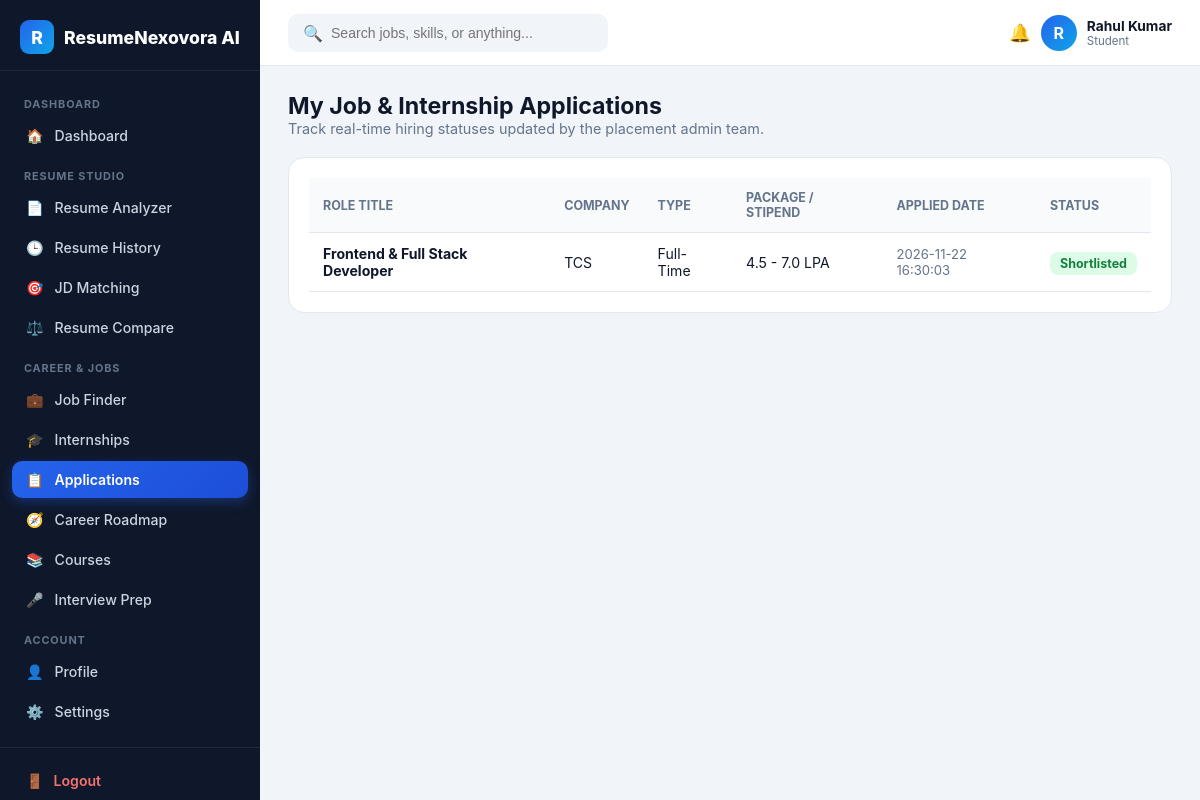
Screenshot of /student/applications (signed in) with the database file from the repository.
### tables this page shows
CREATE TABLE users (
        id INTEGER PRIMARY KEY AUTOINCREMENT,
        full_name TEXT NOT NULL,
        email TEXT UNIQUE NOT NULL,
        password_hash TEXT NOT NULL,
        role TEXT NOT NULL DEFAULT 'student',
        target_role TEXT DEFAULT 'Full Stack Developer',
        college TEXT DEFAULT 'St. Ann''s College of Engineering & Technology',
        status TEXT DEFAULT 'Active',
        created_at TIMESTAMP DEFAULT CURRENT_TIMESTAMP
    );

CREATE TABLE applications (
        id INTEGER PRIMARY KEY AUTOINCREMENT,
        user_id INTEGER NOT NULL,
        job_id INTEGER NOT NULL,
        status TEXT DEFAULT 'Applied',
        applied_at TIMESTAMP DEFAULT CURRENT_TIMESTAMP,
        UNIQUE(user_id, job_id),
        FOREIGN KEY (user_id) REFERENCES users(id),
        FOREIGN KEY (job_id) REFERENCES jobs(id)
    );

CREATE TABLE jobs (
        id INTEGER PRIMARY KEY AUTOINCREMENT,
        title TEXT NOT NULL,
        company TEXT NOT NULL,
        location TEXT NOT NULL,
        job_type TEXT NOT NULL DEFAULT 'Full-Time',
        package TEXT NOT NULL,
        required_skills TEXT NOT NULL,
        description TEXT,
        is_active INTEGER DEFAULT 1,
        posted_at TIMESTAMP DEFAULT CURRENT_TIMESTAMP
    );

### app.py (the view)
@app.route("/student/applications")
@student_required
def student_applications():
    conn = get_db()
    user = conn.execute("SELECT * FROM users WHERE id = ?", (session["user_id"],)).fetchone()
    applications = conn.execute(
        """SELECT a.id, a.status, a.applied_at, j.title, j.company, j.location, j.job_type, j.package
           FROM applications a
           JOIN jobs j ON a.job_id = j.id
           WHERE a.user_id = ?
           ORDER BY a.applied_at DESC""",
        (session["user_id"],)
    ).fetchall()
    conn.close()
    return render_template("student/applications.html", active_page="applications", user=user, applications=applications)

### utils/db_setup.py (called while the page is built)
def get_db():
    conn = sqlite3.connect(Config.DATABASE_PATH)
    conn.row_factory = sqlite3.Row
    return conn

### templates/student/applications.html (shortened to what this page needs)
{% extends "student/layout.html" %}
{% block content %}
<div style="margin-bottom: 20px;">
    <h2 style="font-size: 1.45rem;">My Job & Internship Applications</h2>
    <p style="color: #64748b; font-size: 0.9rem;">Track real-time hiring statuses updated by the placement admin team.</p>
</div>
<div class="card">
    {% if applications %}
      <table class="data-table">
          <thead>
              <tr>
                  <th>Role Title</th>
                  <th>Company</th>
                  <th>Type</th>
                  <th>Package / Stipend</th>
                  <th>Applied Date</th>
                  <th>Status</th>
              </tr>
          </thead>
          <tbody>
              {% for app in applications %}
                <tr>
                    <td><strong>{{ app['title'] }}</strong></td>
                    <td>{{ app['company'] }}</td>
                    <td>{{ app['job_type'] }}</td>
                    <td>{{ app['package'] }}</td>
                    <td style="color: #64748b; font-size: 0.82rem;">{{ app['applied_at'] }}</td>
                    <td>
                        <span class="score-pill {% if app['status'] in ['Shortlisted', 'Selected'] %}score-high{% else %}score-mid{% endif %}">
                            {{ app['status'] }}
                        </span>
                    </td>
                </tr>
              {% endfor %}
          </tbody>
      </table>
    {% else %}
      <p style="color: #64748b;">You haven't applied to any jobs yet. <a href="{{ url_for('student_jobs') }}">Browse open roles →</a></p>
    {% endif %}
</div>
{% endblock %}

### templates/student/layout.html (shortened to what this page needs)
<!DOCTYPE html>
<html lang="en">
<head>
    <link rel="stylesheet" href="{{ url_for('static', filename='css/student.css') }}">
</head>
<body>
<aside class="sidebar">
    <a href="{{ url_for('student_dashboard') }}" class="sidebar-brand">
        <div class="logo-box">R</div>
        <span>ResumeNexovora AI</span>
    </a>
    <nav class="sidebar-nav">
        <div class="nav-section-label">DASHBOARD</div>
        <a href="{{ url_for('student_dashboard') }}" class="nav-item {% if active_page == 'dashboard' %}active{% endif %}">
            <span>🏠</span> Dashboard
        </a>
        <div class="nav-section-label">RESUME STUDIO</div>
        <a href="{{ url_for('student_analyzer') }}" class="nav-item {% if active_page == 'analyzer' %}active{% endif %}">
            <span>📄</span> Resume Analyzer
        </a>
        <a href="{{ url_for('student_history') }}" class="nav-item {% if active_page == 'history' %}active{% endif %}">
            <span>🕒</span> Resume History
        </a>
        <a href="{{ url_for('student_jd_matcher') }}" class="nav-item {% if active_page == 'jd_matcher' %}active{% endif %}">
            <span>🎯</span> JD Matching
        </a>
        <a href="{{ url_for('student_compare') }}" class="nav-item {% if active_page == 'compare' %}active{% endif %}">
            <span>⚖️</span> Resume Compare
        </a>
        <div class="nav-section-label">CAREER &amp; JOBS</div>
        <a href="{{ url_for('student_jobs', type='Full-Time') }}" class="nav-item {% if active_page == 'jobs' %}active{% endif %}">
            <span>💼</span> Job Finder
        </a>
        <a href="{{ url_for('student_jobs', type='Internship') }}" class="nav-item">
            <span>🎓</span> Internships
        </a>
        <a href="{{ url_for('student_applications') }}" class="nav-item {% if active_page == 'applications' %}active{% endif %}">
            <span>📋</span> Applications
        </a>
        <a href="{{ url_for('student_roadmap') }}" class="nav-item {% if active_page == 'roadmap' %}active{% endif %}">
            <span>🧭</span> Career Roadmap
        </a>
        <a href="{{ url_for('student_roadmap') }}" class="nav-item">
            <span>📚</span> Courses
        </a>
        <a href="{{ url_for('student_interview_prep') }}" class="nav-item {% if active_page == 'interview' %}active{% endif %}">
            <span>🎤</span> Interview Prep
        </a>
        <div class="nav-section-label">ACCOUNT</div>
        <a href="{{ url_for('student_profile') }}" class="nav-item {% if active_page == 'profile' %}active{% endif %}">
            <span>👤</span> Profile
        </a>
        <a href="{{ url_for('student_profile') }}" class="nav-item">
            <span>⚙️</span> Settings
        </a>
    </nav>
    <div class="sidebar-footer">
        <a href="{{ url_for('logout') }}" class="logout-link">
            <span>🚪</span> Logout
        </a>
    </div>
</aside>
<div class="main-wrapper">
    <header class="topbar">
        <div class="search-box">
            <span>🔍</span>
            <input type="text" id="quickSearchInput" placeholder="Search jobs, skills, or anything...">
        </div>
        <div class="user-chip">
            <span style="font-size: 1.1rem; cursor: pointer;" title="Notifications">🔔</span>
            <div class="avatar-circle">{{ user['full_name'][0] | upper }}</div>
            <div>
                <div style="font-size: 0.86rem; font-weight: 700;">{{ user['full_name'] }}</div>
                <div style="font-size: 0.72rem; color: #64748b;">Student</div>
            </div>
        </div>
    </header>
    <main class="content-area">
        {% block content %}{% endblock %}
    </main>
</div>
</body>
</html>

### static/css/student.css (style rules this page uses)
:root { --sidebar-bg: #0f172a; --sidebar-hover: #1e293b; --primary: #2563eb; --primary-light: #eff6ff; --accent: #0ea5e9; --bg-page: #f1f5f9; --card-bg: #ffffff; --text-main: #0f172a; --text-muted: #64748b; --border: #e2e8f0; --success: #16a34a; --warning: #d97706; --danger: #dc2626; }
* { box-sizing: border-box; margin: 0; padding: 0; }
body { font-family: 'Plus Jakarta Sans', 'Inter', -apple-system, BlinkMacSystemFont, 'Segoe UI', Roboto, sans-serif; background: var(--bg-page); color: var(--text-main); display: flex; min-height: 100vh; }
.sidebar { width: 260px; background: var(--sidebar-bg); color: #cbd5e1; display: flex; flex-direction: column; position: fixed; top: 0; bottom: 0; left: 0; overflow-y: auto; z-index: 50; }
.sidebar-brand { padding: 20px 20px 16px; display: flex; align-items: center; gap: 10px; color: white; font-weight: 800; font-size: 1.1rem; border-bottom: 1px solid #1e293b; text-decoration: none; }
.sidebar-brand .logo-box { width: 34px; height: 34px; border-radius: 9px; background: linear-gradient(135deg, #2563eb, #0ea5e9); display: flex; align-items: center; justify-content: center; font-weight: 800; }
.sidebar-nav { padding: 14px 12px; flex: 1; }
.nav-section-label { font-size: 0.68rem; font-weight: 700; letter-spacing: 0.08em; color: #64748b; padding: 12px 12px 6px; text-transform: uppercase; }
.nav-item { display: flex; align-items: center; gap: 11px; padding: 10px 14px; border-radius: 10px; color: #cbd5e1; text-decoration: none; font-size: 0.88rem; font-weight: 500; margin-bottom: 3px; transition: all 0.18s; }
.nav-item.active { background: linear-gradient(135deg, #2563eb, #1d4ed8); color: white; font-weight: 600; box-shadow: 0 4px 12px rgba(37, 99, 235, 0.35); }
.sidebar-footer { padding: 14px 12px; border-top: 1px solid #1e293b; }
.logout-link { display: flex; align-items: center; gap: 10px; padding: 10px 14px; border-radius: 10px; color: #f87171; text-decoration: none; font-size: 0.88rem; font-weight: 600; }
.main-wrapper { margin-left: 260px; flex: 1; display: flex; flex-direction: column; min-width: 0; }
.topbar { background: white; height: 66px; padding: 0 28px; border-bottom: 1px solid var(--border); display: flex; align-items: center; justify-content: space-between; position: sticky; top: 0; z-index: 40; }
.search-box { display: flex; align-items: center; background: #f1f5f9; border-radius: 10px; padding: 8px 14px; width: 320px; border: 1px solid transparent; }
.search-box input { border: none; background: transparent; outline: none; width: 100%; font-size: 0.88rem; margin-left: 8px; }
.user-chip { display: flex; align-items: center; gap: 10px; }
.avatar-circle { width: 36px; height: 36px; border-radius: 50%; background: linear-gradient(135deg, #2563eb, #0ea5e9); color: white; font-weight: 700; display: flex; align-items: center; justify-content: center; }
.content-area { padding: 26px 28px 48px; max-width: 1360px; width: 100%; }
.card { background: white; border: 1px solid var(--border); border-radius: 16px; padding: 20px; }
.score-pill { padding: 4px 10px; border-radius: 8px; font-size: 0.78rem; font-weight: 700; }
.score-high { background: #dcfce7; color: #15803d; }
table.data-table { width: 100%; border-collapse: collapse; font-size: 0.88rem; }
table.data-table th, table.data-table td { padding: 12px 14px; text-align: left; border-bottom: 1px solid var(--border); }
table.data-table th { background: #f8fafc; color: var(--text-muted); font-weight: 700; font-size: 0.78rem; text-transform: uppercase; }

### rows the page displays
users: full_name "R", full_name "Rahul Kumar"
applications: title "Frontend & Full Stack Developer", company "TCS", job_type "Full-Time", package "4.5 - 7.0 LPA", applied_at "2026-11-22 16:30:03", status "Shortlisted"
